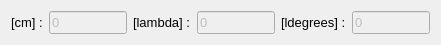
  <widget class="QWidget" name="">
   <property name="geometry">
    <rect>
     <x>480</x>
     <y>180</y>
     <width>441</width>
     <height>41</height>
    </rect>
   </property>
   <property name="font">
    <font>
     <pointsize>10</pointsize>
    </font>
   </property>
   <layout class="QHBoxLayout" name="horizontalLayout_3">
    <item>
     <widget class="QLabel" name="lblLineLength1cm">
      <property name="font">
       <font>
        <pointsize>10</pointsize>
       </font>
      </property>
      <property name="text">
       <string>[cm] :</string>
      </property>
     </widget>
    </item>
    <item>
     <widget class="QLineEdit" name="leLL1cm">
      <property name="enabled">
       <bool>false</bool>
      </property>
      <property name="font">
       <font>
        <pointsize>10</pointsize>
       </font>
      </property>
      <property name="text">
       <string>0</string>
      </property>
     </widget>
    </item>
    <item>
     <widget class="QLabel" name="lblLineLength1lambda">
      <property name="font">
       <font>
        <pointsize>10</pointsize>
       </font>
      </property>
      <property name="text">
       <string>[lambda] :</string>
      </property>
     </widget>
    </item>
    <item>
     <widget class="QLineEdit" name="leLL1Lambda">
      <property name="enabled">
       <bool>false</bool>
      </property>
      <property name="font">
       <font>
        <pointsize>10</pointsize>
       </font>
      </property>
      <property name="text">
       <string>0</string>
      </property>
     </widget>
    </item>
    <item>
     <widget class="QLabel" name="lblLineLength1lambda_2">
      <property name="font">
       <font>
        <pointsize>10</pointsize>
       </font>
      </property>
      <property name="text">
       <string>[ldegrees] :</string>
      </property>
     </widget>
    </item>
    <item>
     <widget class="QLineEdit" name="leLL1Degrees">
      <property name="enabled">
       <bool>false</bool>
      </property>
      <property name="font">
       <font>
        <pointsize>10</pointsize>
       </font>
      </property>
      <property name="text">
       <string>0</string>
      </property>
     </widget>
    </item>
   </layout>
  </widget>
